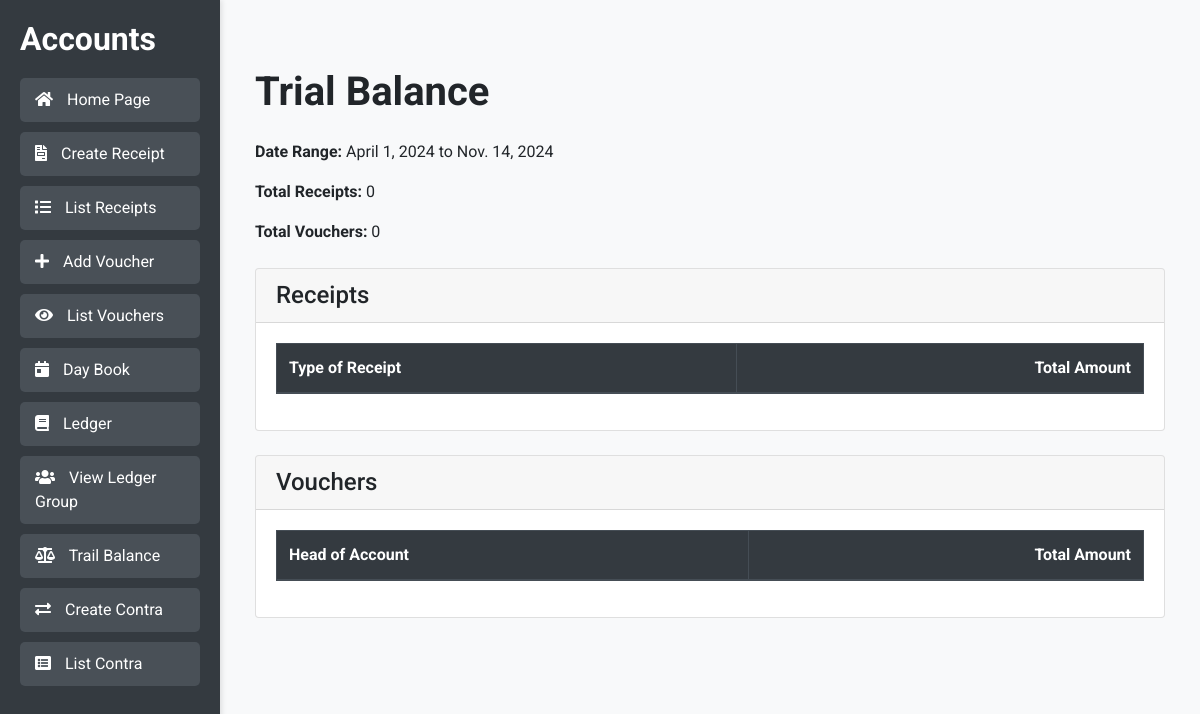
/trail_balance/, run on an earlier commit of the app's database.
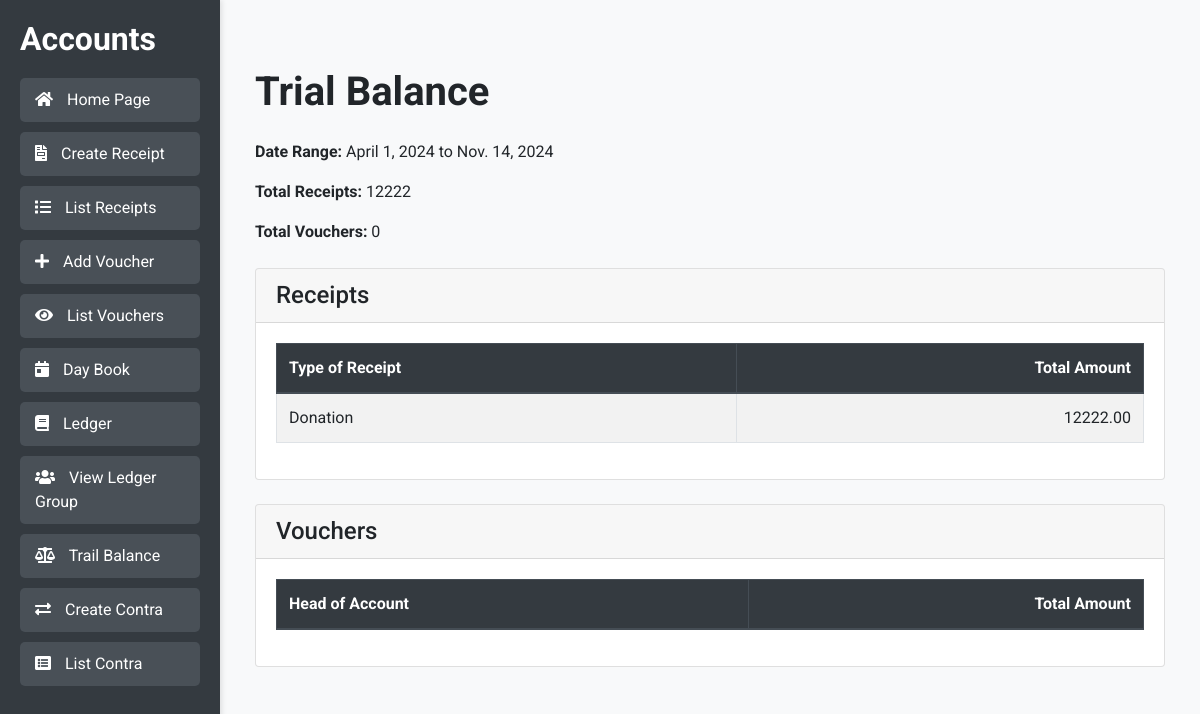
And on a later commit of the database.
### accounts/models.py (models this page shows)
class Receipt(models.Model):
    PAYMENT_CHOICES = [
        ('Cash', 'Cash'),
        ('UPI', 'UPI'),
        ('Bank Transfer', 'Bank Transfer'),
        ('Cheque', 'Cheque'),
    ]
    TYPE_CHOICES = [
        ('Donation', 'Donation'),
        ('Sadqa', 'Sadqa'),
        ('Zakat', 'Zakat'),
        ('Atiya', 'Atiya'),
        ('Fidiya', 'Fidiya'),
        ('Tasdeeq-Nama', 'Tasdeeq-Nama'),
        ('Isala-e-Sawab', 'Isala-e-Sawab'),
        ('Payment Return', 'Payment Return'),  # Added Payment Return
        ('Salary Return', 'Salary Return'),    # Added Salary Return
    ]
    manual_book_no = models.PositiveIntegerField(blank=True, null=True)
    manual_receipt_no = models.CharField(max_length=15, blank=True, null=True)
    name = models.CharField(max_length=100, blank=True, null=True)
    phone = models.CharField(max_length=20, blank=True, null=True)
    address = models.CharField(max_length=300, blank=True, null=True)
    type_of_receipt = models.CharField(max_length=50, choices=TYPE_CHOICES, default='Donation')
    mode_of_payment = models.CharField(max_length=20, choices=PAYMENT_CHOICES, default='Cash')
    transaction_id = models.CharField(max_length=15, blank=True, null=True)
    cheque_number = models.CharField(max_length=15, blank=True, null=True)
    amount = models.PositiveIntegerField(validators=[positive_integer_validator])
    receipt_date = models.DateField(default=date.today)
    class Meta:
        unique_together = ('manual_book_no', 'manual_receipt_no')

### accounts/views.py (the view)
# urls.py: path('trail_balance/', views.trail_balance, name='trail_balance'),
def trail_balance(request):
    start_date = request.GET.get('start_date')
    end_date = request.GET.get('end_date')
    financial_year = request.GET.get('financial_year')
    if not start_date:
        if financial_year:
            start_date = f"{financial_year}-04-01"
        else:
            start_date = date.today().replace(day=1, month=4).strftime('%Y-%m-%d')
    if not end_date:
        end_date = date.today().strftime('%Y-%m-%d')
    try:
        start_date = date.fromisoformat(start_date)
        end_date = date.fromisoformat(end_date)
    except ValueError:
        start_date = date.today().replace(day=1, month=4)
        end_date = date.today()
    receipts = Receipt.objects.filter(receipt_date__range=(start_date, end_date))
    vouchers = Voucher.objects.filter(voucher_date__range=(start_date, end_date))
    total_receipts = receipts.aggregate(total_amount=Sum('amount'))['total_amount'] or 0
    total_vouchers = vouchers.aggregate(total_amount=Sum('amount'))['total_amount'] or 0
    receipt_groups = receipts.values('type_of_receipt').annotate(total_amount=Sum('amount'))
    voucher_groups = vouchers.values('head_of_account__name').annotate(total_amount=Sum('amount'))
    context = {
        'start_date': start_date,
        'end_date': end_date,
        'financial_year': financial_year,
        'total_receipts': total_receipts,
        'total_vouchers': total_vouchers,
        'receipt_groups': receipt_groups,
        'voucher_groups': voucher_groups
    }
    return render(request, 'trail_balance.html', context)

### accounts/templates/trail_balance.html (shortened to what this page needs)
{% extends 'base.html' %}
{% block content %}
<div class="container mt-5">
    <h1 class="mb-4">Trial Balance</h1>
    <div class="mb-4">
        <p><strong>Date Range:</strong> {{ start_date }} to {{ end_date }}</p>
        <p><strong>Total Receipts:</strong> {{ total_receipts }}</p>
        <p><strong>Total Vouchers:</strong> {{ total_vouchers }}</p>
    </div>
    <div class="card mb-4">
        <div class="card-header">
            <h2 class="h4 mb-0">Receipts</h2>
        </div>
        <div class="card-body">
            <table class="table table-striped table-bordered">
                <thead class="thead-dark">
                    <tr>
                        <th>Type of Receipt</th>
                        <th class="text-right">Total Amount</th>
                    </tr>
                </thead>
                <tbody>
                    {% for group in receipt_groups %}
                        <tr>
                            <td>{{ group.type_of_receipt }}</td>
                            <td class="text-right">{{ group.total_amount|floatformat:2 }}</td>
                        </tr>
                    {% endfor %}
                </tbody>
            </table>
        </div>
    </div>
    <div class="card mb-4">
        <div class="card-header">
            <h2 class="h4 mb-0">Vouchers</h2>
        </div>
        <div class="card-body">
            <table class="table table-striped table-bordered">
                <thead class="thead-dark">
                    <tr>
                        <th>Head of Account</th>
                        <th class="text-right">Total Amount</th>
                    </tr>
                </thead>
            </table>
        </div>
    </div>
</div>
{% endblock %}

What changed in the data, as far as the page shows it:
added Receipt: type_of_receipt "Donation", total_amount "12222.00"
Also different on the page:
{{ total_receipts }}: "0" → "12222"
